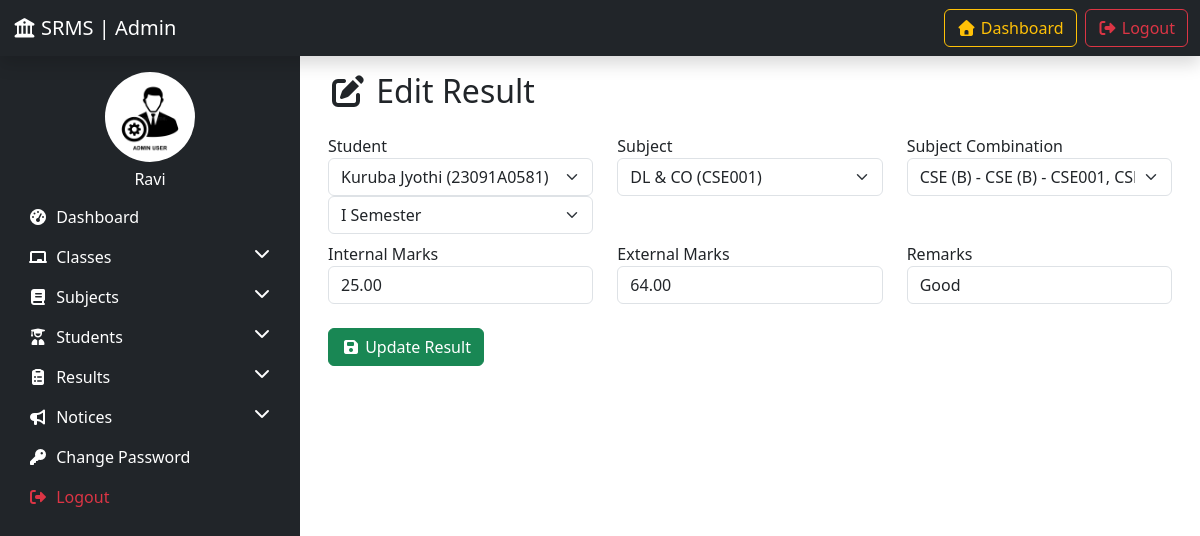
The page /edit_result/11/ (signed in) on the database its author committed.
### resultapp/models.py (models this page shows, shortened)
class Result(models.Model):
    SEMESTER_CHOICES = [
        (1, 'I Semester'),
        (2, 'II Semester'),
    ]
    student = models.ForeignKey(Student, on_delete=models.CASCADE, related_name="results")
    subject = models.ForeignKey(Subject, on_delete=models.CASCADE, related_name="results")
    subject_combination = models.ForeignKey(SubjectCombination, on_delete=models.CASCADE, related_name="results")
    internal_marks = models.DecimalField(max_digits=5, decimal_places=2, default=0.00)
    external_marks = models.DecimalField(max_digits=5, decimal_places=2, default=0.00)
    semester = models.PositiveSmallIntegerField(choices=SEMESTER_CHOICES, default=1)  # NEW
    total_marks = models.DecimalField(max_digits=5, decimal_places=2, editable=False)
    grade = models.CharField(max_length=2, blank=True, null=True)
    remarks = models.CharField(max_length=200, blank=True, null=True)
    creation_date = models.DateTimeField(auto_now_add=True)
    updation_date = models.DateTimeField(auto_now=True)

class Student(models.Model):
    roll_number = models.CharField(max_length=20, unique=True)
    full_name = models.CharField(max_length=100)
    gender = models.CharField(max_length=10, choices=[('Male','Male'),('Female','Female'),('Other','Other')])
    date_of_birth = models.DateField()
    email = models.EmailField(unique=True)
    phone = models.CharField(max_length=15, blank=True, null=True)
    address = models.TextField(blank=True, null=True)
    student_class = models.ForeignKey(Class, on_delete=models.CASCADE, related_name="students")
    admission_year = models.CharField(max_length=9, default="2024-2025")
    profile_picture = models.ImageField(upload_to='student_profiles/', blank=True, null=True)
    creation_date = models.DateTimeField(auto_now_add=True)
    updation_date = models.DateTimeField(auto_now=True)

class Subject(models.Model):
    subject_code = models.CharField(max_length=20, unique=True)
    subject_name = models.CharField(max_length=100)
    subject_type = models.CharField(
        max_length=20,
        choices=[('THEORY', 'Theory'), ('LAB', 'Lab'), ('PROJECT', 'Project')],
        default='THEORY'
    )
    credits = models.PositiveSmallIntegerField(default=3)
    assigned_class = models.ForeignKey(Class, on_delete=models.CASCADE, related_name="subjects")
    department = models.CharField(max_length=50, default="Temp")
    creation_date = models.DateTimeField(auto_now_add=True)
    updation_date = models.DateTimeField(auto_now=True)

class SubjectCombination(models.Model):
    student_class = models.ForeignKey(Class, on_delete=models.CASCADE, related_name="subject_combinations")
    subjects = models.ManyToManyField(Subject, related_name="combinations")
    creation_date = models.DateTimeField(auto_now_add=True)
    updation_date = models.DateTimeField(auto_now=True)
    def __str__(self):
        subjects = ", ".join([s.subject_code for s in self.subjects.all()[:5]])
        return f"{self.student_class} - {subjects}" if subjects else f"{self.student_class}"

class Class(models.Model):
    class_name = models.CharField(max_length=100)  # Full name (e.g., "CSE 2nd Year B")
    department = models.CharField(
        max_length=50,
        choices=[
            ('CSE', 'Computer Science'),
            ('ECE', 'Electronics'),
            ('EEE', 'Electrical'),
            ('MECH', 'Mechanical'),
            ('CIVIL', 'Civil'),
            ('CS', 'Cyber Security'),
        ]
    )
    year = models.PositiveSmallIntegerField(
        choices=[(1, 'I Year'), (2, 'II Year'), (3, 'III Year'), (4, 'IV Year')]
    )
    semester = models.PositiveSmallIntegerField(
        choices=[(1, 'I Semester'), (2, 'II Semester')]
    )
    section = models.CharField(max_length=5)  # e.g., "A"
    academic_session = models.CharField(max_length=20)  # e.g., "2024-2025"
    remarks = models.TextField(blank=True, null=True)
    creation_date = models.DateTimeField(auto_now_add=True)
    updation_date = models.DateTimeField(auto_now=True)
    def __str__(self):
        return f"{self.department} ({self.section})"

### resultapp/views.py (the view, shortened to what this page needs)
# urls.py: path('edit_result/<int:result_id>/', edit_result, name='edit_result'),
@login_required
def edit_result(request, result_id):
    result = get_object_or_404(Result, id=result_id)
    students = Student.objects.all()
    subject = Subject.objects.all()
    combinations = SubjectCombination.objects.all()
    return render(request, "results/edit_result.html", {
        "result": result,
        "students": students,
        "subject": subject,
        "combinations": combinations
    })

### resultapp/context_processors.py (called while the page is built)
def get_global_notices(request):
    notices = Notice.objects.filter(
        expiry_date__gte=timezone.now()
    ) | Notice.objects.filter(expiry_date__isnull=True)
    return {
        'notices': notices.order_by('-publish_date')[:5]  # latest 5 notices
    }

def latest_notices(request):
    return {
        "latest_notices": Notice.objects.all().order_by('-created_at')[:5]
    }

### templates/results/edit_result.html (shortened to what this page needs)
{% extends 'admin_base.html' %}
{% load static %}
{% block content %}
<div class="container">
    <h2 class="mb-4"><i class="fas fa-edit"></i> Edit Result</h2>
    <form method="POST">
        <div class="row mb-2">
            <div class="col-md-4">
                <label>Student</label>
                <select name="student" class="form-select" required>
                    {% for s in students %}
                        <option value="{{ s.id }}" {% if s.id == result.student.id %}selected{% endif %}>{{ s.full_name }} ({{ s.roll_number }})</option>
                    {% endfor %}
                </select>
                <select name="semester" class="form-select" required>
  <option value="1" {% if result.semester == 1 %}selected{% endif %}>I Semester</option>
</select>
            </div>
            <div class="col-md-4">
                <label>Subject</label>
                <select name="subject" class="form-select" required>
                    {% for sub in subject %}
                        <option value="{{ sub.id }}" {% if sub.id == result.subject.id %}selected{% endif %}>{{ sub.subject_name }} ({{ sub.subject_code }})</option>
                    {% endfor %}
                </select>
            </div>
            <div class="col-md-4">
                <label>Subject Combination</label>
                <select name="combination" class="form-select" required>
                    {% for c in combinations %}
                        <option value="{{ c.id }}" {% if c.id == result.subject_combination.id %}selected{% endif %}>{{ c.student_class }} - {{ c }}</option>
                    {% endfor %}
                </select>
            </div>
        </div>
        <div class="row mb-2">
            <div class="col-md-4">
                <label>Internal Marks</label>
                <input type="number" name="internal_marks" class="form-control" min="0" max="100" step="0.01" value="{{ result.internal_marks }}">
            </div>
            <div class="col-md-4">
                <label>External Marks</label>
                <input type="number" name="external_marks" class="form-control" min="0" max="100" step="0.01" value="{{ result.external_marks }}">
            </div>
            <div class="col-md-4">
                <label>Remarks</label>
                <input type="text" name="remarks" class="form-control" value="{{ result.remarks }}">
            </div>
        </div>
        <button type="submit" class="btn btn-success mt-3"><i class="fas fa-save"></i> Update Result</button>
    </form>
</div>
{% endblock %}

### templates/sidebar.html (shortened to what this page needs)
{% load static %}
<nav class="col-md-3 col-lg-3 sidebar bg-dark pt-3">
    <div class="text-white text-center">
        <img src="{% static 'images/adminpic.webp' %}" class="rounded-circle mb-2" width="90" height="90">
        <h6>{{ user.username|default:"Admin" }}</h6>
    </div>
    <ul class="nav flex-column">
        <li class="nav-item">
            <a href="{% url 'admin_dashboard' %}" class="nav-link">
                <i class="fas fa-tachometer-alt me-1"></i> Dashboard
            </a>
        </li>
        <li class="nav-item">
            <a href="#ClassesMenu" data-bs-toggle="collapse" class="nav-link">
                <i class="fas fa-chalkboard me-1"></i> Classes
                <i class="fas fa-chevron-down float-end"></i>
            </a>
        </li>
        <li class="nav-item">
            <a href="#SubjectMenu" data-bs-toggle="collapse" class="nav-link">
                <i class="fas fa-book me-1"></i> Subjects
                <i class="fas fa-chevron-down float-end"></i>
            </a>
        </li>
        <li class="nav-item">
            <a href="#StudentMenu" data-bs-toggle="collapse" class="nav-link">
                <i class="fas fa-user-graduate me-1"></i> Students
                <i class="fas fa-chevron-down float-end"></i>
            </a>
        </li>
        <li class="nav-item">
            <a href="#ResultsMenu" data-bs-toggle="collapse" class="nav-link">
                <i class="fas fa-clipboard-list me-1"></i> Results
                <i class="fas fa-chevron-down float-end"></i>
            </a>
        </li>
        <li class="nav-item">
            <a href="#NoticeMenu" data-bs-toggle="collapse" class="nav-link">
                <i class="fas fa-bullhorn me-1"></i> Notices
                <i class="fas fa-chevron-down float-end"></i>
            </a>
        </li>
        <li class="nav-item">
            <a href="{% url 'password_change' %}" class="nav-link">
                <i class="fas fa-key me-1"></i> Change Password
            </a>
        </li>
        <li class="nav-item">
            <a href="{% url 'admin_logout' %}" class="nav-link text-danger">
                <i class="fas fa-sign-out-alt me-1"></i> Logout
            </a>
        </li>
    </ul>
</nav>

### templates/admin_base.html (style rules this page uses)
body { padding-top: 56px; }

### templates/sidebar.html (style rules this page uses)
.sidebar { min-height: 100vh; overflow-y: auto; top: 0; left: 0; background-color: #343a40; padding-top: 20px; }
.sidebar .nav-link { color: white; }

### rows shown on the page
Result: student "Kuruba Jyothi (23091A0581)", semester "I Semester", subject "DL & CO (CSE001)", combination "CSE (B) - CSE (B) - CSE001, CSE002, CSE003, CSE100", internal_marks "25.00", external_marks "64.00", remarks "Good"

### other values the page prints
{{ user.username|default:"Admin" }} "Ravi"
